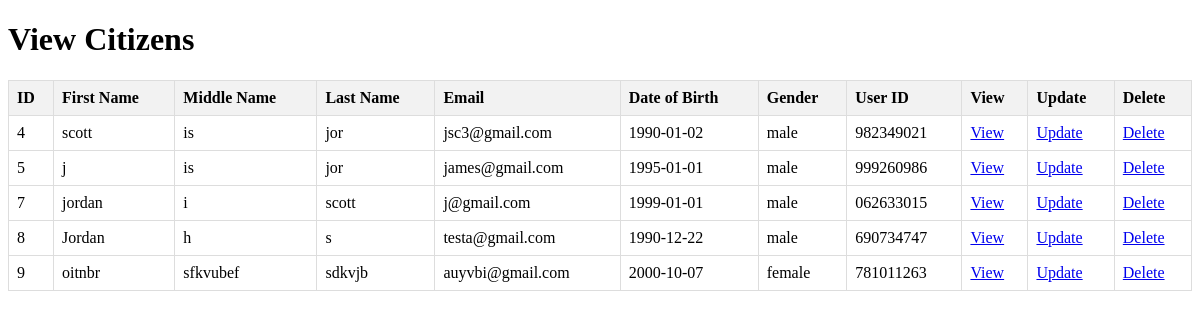
/view-citizens, run on the app's committed database.
### tables this page shows
CREATE TABLE users (
        id INTEGER PRIMARY KEY,
        first_name TEXT,
        middle_name TEXT,
        last_name TEXT,
        date_of_birth DATE,
        email TEXT UNIQUE,
        gender TEXT,
        user_id TEXT UNIQUE
    );

### app.py (the view)
@app.route("/view-citizens")
def view_citizens():
    try:
        conn = sqlite3.connect('mydatabase.db')
        cursor = conn.cursor()
        cursor.execute("SELECT id, first_name, middle_name, last_name, email, date_of_birth, gender, user_id FROM users")
        users = cursor.fetchall()
        conn.close()
        return render_template("view_citizens.html", users=users)
    except Exception as e:
        return f"An error occurred: {str(e)}"

### templates/view_citizens.html (shortened to what this page needs)
<!DOCTYPE html>
<html lang="en">
<head>
</head>
<body>
    <h1>View Citizens</h1>
    <table>
        <tr>
            <th>ID</th>
            <th>First Name</th>
            <th>Middle Name</th>
            <th>Last Name</th>
            <th>Email</th>
            <th>Date of Birth</th>
            <th>Gender</th>
            <th>User ID</th>
            <th>View</th>
            <th>Update</th>
            <th>Delete</th>
        </tr>
        {% for user in users %}
        <tr>
            <td>{{ user[0] }}</td>
            <td>{{ user[1] }}</td>
            <td>{{ user[2] }}</td>
            <td>{{ user[3] }}</td>
            <td>{{ user[4] }}</td>
            <td>{{ user[5] }}</td>
            <td>{{ user[6] }}</td>
            <td>{{ user[7] }}</td>
            <td>
                <a href="/view-citizen/{{ user[0] }}">View</a>
            </td>
            <td>
                <a href="/update-citizen/{{ user[0] }}">Update</a>
            </td>
            <td>
                <a href="/delete-citizen/{{ user[0] }}">Delete</a>
            </td>
        </tr>
        {% endfor %}
    </table>
</body>
</html>

### templates/view_citizens.html (style rules this page uses)
table { width: 100%; border-collapse: collapse; }
th, td { border: 1px solid #ddd; padding: 8px; text-align: left; }
th { background-color: #f2f2f2; }

### data on the page
users: id "4", first_name "scott", middle_name "is", last_name "jor", email "jsc3@gmail.com", date_of_birth "1990-01-02", gender "male", user "982349021"
users: id "5", first_name "j", middle_name "is", last_name "jor", email "james@gmail.com", date_of_birth "1995-01-01", gender "male", user "999260986"
users: id "7", first_name "jordan", middle_name "i", last_name "scott", email "j@gmail.com", date_of_birth "1999-01-01", gender "male", user "062633015"
users: id "8", first_name "Jordan", middle_name "h", last_name "s", email "testa@gmail.com", date_of_birth "1990-12-22", gender "male", user "690734747"
users: id "9", first_name "oitnbr", middle_name "sfkvubef", last_name "sdkvjb", email "auyvbi@gmail.com", date_of_birth "2000-10-07", gender "female", user "781011263"
